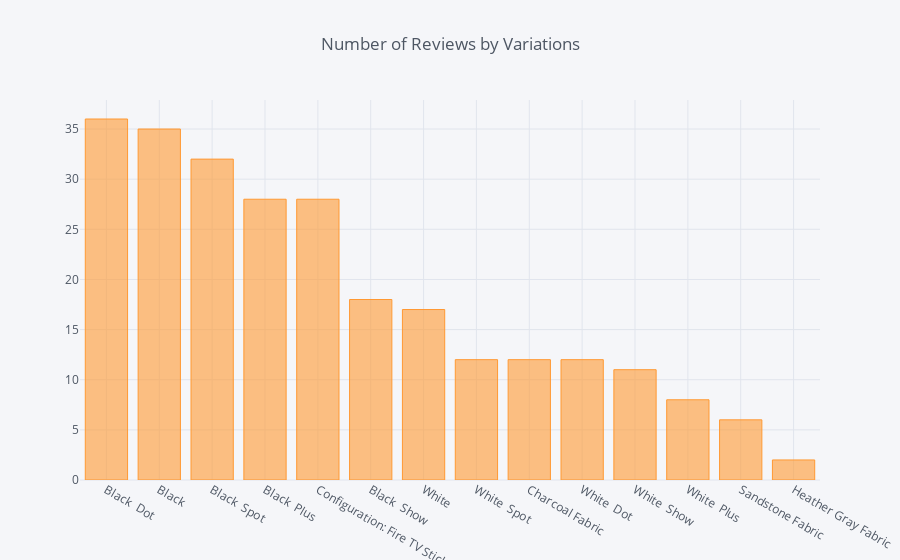

This figure's notebook cell:
### Code cell
mask_0['variation'].value_counts().iplot(kind='bar',title="Number of Reviews by Variations")

### Figure 1 — Plotly figure (JSON) as saved in the notebook; plotly's stock layout.template omitted (floating-point values rounded to 4 significant figures)
{"data": [{"marker": {"color": "rgba(255, 153, 51, 0.6)", "line": {"color": "rgba(255, 153, 51, 1.0)", "width": 1}}, "name": "variation", "orientation": "v", "text": "", "type": "bar", "x": ["Black  Dot", "Black", "Black  Spot", "Black  Plus", "Configuration: Fire TV Stick", "Black  Show", "White", "White  Spot", "Charcoal Fabric ", "White  Dot", "White  Show", "White  Plus", "Sandstone Fabric ", "Heather Gray Fabric "], "y": [36, 35, 32, 28, 28, 18, 17, 12, 12, 12, 11, 8, 6, 2]}], "layout": {"legend": {"bgcolor": "#F5F6F9", "font": {"color": "#4D5663"}}, "paper_bgcolor": "#F5F6F9", "plot_bgcolor": "#F5F6F9", "title": "Number of Reviews by Variations", "titlefont": {"color": "#4D5663"}, "xaxis1": {"gridcolor": "#E1E5ED", "showgrid": true, "tickfont": {"color": "#4D5663"}, "title": "", "titlefont": {"color": "#4D5663"}, "zerolinecolor": "#E1E5ED"}, "yaxis1": {"gridcolor": "#E1E5ED", "showgrid": true, "tickfont": {"color": "#4D5663"}, "title": "", "titlefont": {"color": "#4D5663"}, "zerolinecolor": "#E1E5ED"}}}
